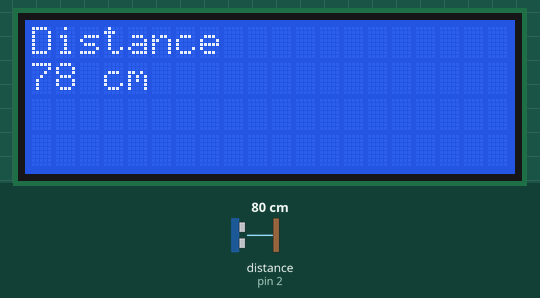
This sketch was run on a simulated Arduino Uno, built with avr-gcc and run on an emulated ATmega328P. Shown: 20×4 character LCD. Wiring (inferred from the names in the program): ultrasonic range finder: trigger pin 3; echo pin 2. The test bench sets the inputs (shaded band); at power-on: distance to the obstacle (sensor on pin 2) 80 cm. The echo pulse lasts 58.3 µs per cm.

Above: at 1.2 s.
1.3 s: distance to the obstacle (sensor on pin 2) set to 250 cm
At 2.1 s:
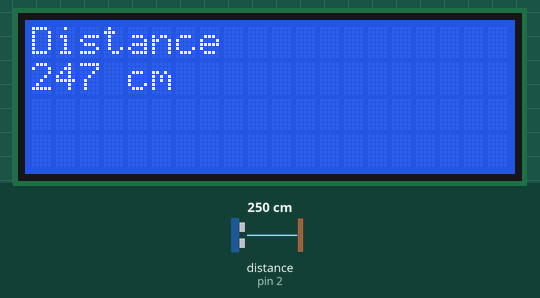
4.3 s: distance to the obstacle (sensor on pin 2) set to 2 cm
At 5.0 s:
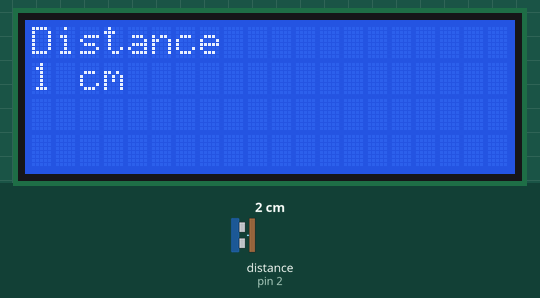
5.9 s: distance to the obstacle (sensor on pin 2) set to 4 cm
7.4 s: distance to the obstacle (sensor on pin 2) set to 60 cm
At 8.6 s:
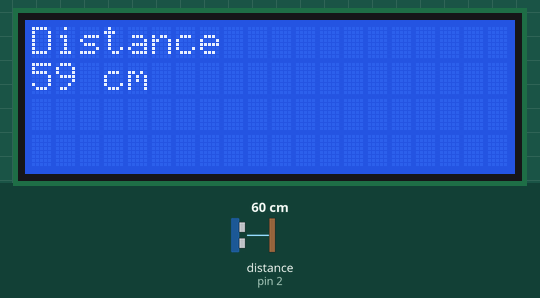
Timing chart, 0 to 10.4 s (numbered marks = the images above; inputs shaded):
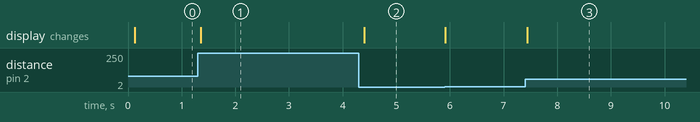

Measured:
- after the input at 1.3 s, the display: changes after 0.05 s (image 1)
- after the input at 4.3 s, the display: changes after 0.10 s (image 2)
- after the input at 7.4 s, the display: changes at once (image 3)

The sketch:

ultrasonicLcd.ino
```cpp
#include <LiquidCrystal_I2C.h>

LiquidCrystal_I2C lcd(0x27, 20, 4);
int lcdUpdateInterval = 100;
unsigned long lastMillis;
int echoPin = 2;
int triggerPin = 3;
long duration;
int distance;

void setup() {
  lcd.init();
  lcd.backlight();
  lcd.clear();
  lcd.setCursor(0, 0);
  pinMode(triggerPin, OUTPUT);
  pinMode(echoPin, INPUT);
}

void loop() {
  digitalWrite(triggerPin, LOW);
  delayMicroseconds(2);
  digitalWrite(triggerPin, HIGH);
  delayMicroseconds(10);
  digitalWrite(triggerPin, LOW);
  duration = pulseIn(echoPin, HIGH);
  distance = duration * 0.034 / 2;
  showTextLCD("Distance", String(distance) + " cm");
}

// The LCD can show 32 characters where 16 are up and 16 are down
void showTextLCD(String message1, String message2) {
  if(millis() - lastMillis > lcdUpdateInterval) {
    lastMillis = millis();
    lcd.clear();
    lcd.setCursor(0, 0);
    lcd.print(message1);
    lcd.setCursor(0, 1);
    lcd.print(message2);
  }
}
```
